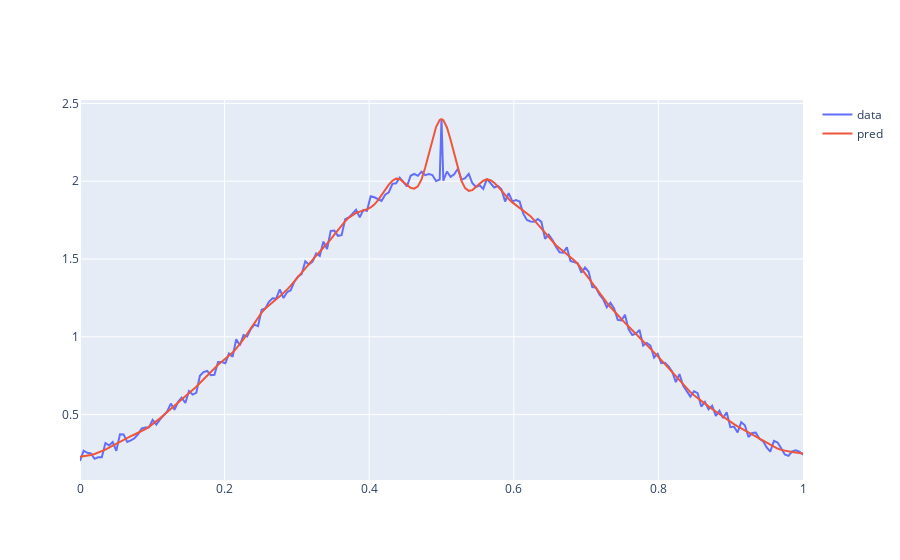

Notebook code cell kept with this figure:
### Code cell
fig = go.Figure()
fig.add_trace(go.Scatter(x=x_new, y=y_new, name="data"))
fig.add_trace(go.Scatter(x=x_new, y=y_pred, name="pred"))
fig.show()

### Figure 1 — Plotly figure (JSON) as saved in the notebook; plotly's stock layout.template omitted (floating-point values rounded to 4 significant figures; data arrays with more than 128 entries replaced by an {"elided": "..."} marker saying what was removed)
{"data": [{"name": "data", "type": "scatter", "x": {"elided": "201 float values"}, "y": {"elided": "201 float values"}}, {"name": "pred", "type": "scatter", "x": {"elided": "201 float values"}, "y": {"elided": "201 float values"}}], "layout": {"autosize": true, "xaxis": {"autorange": true, "range": [0, 1], "type": "linear"}, "yaxis": {"autorange": true, "range": [0.07949, 2.522], "type": "linear"}}}
